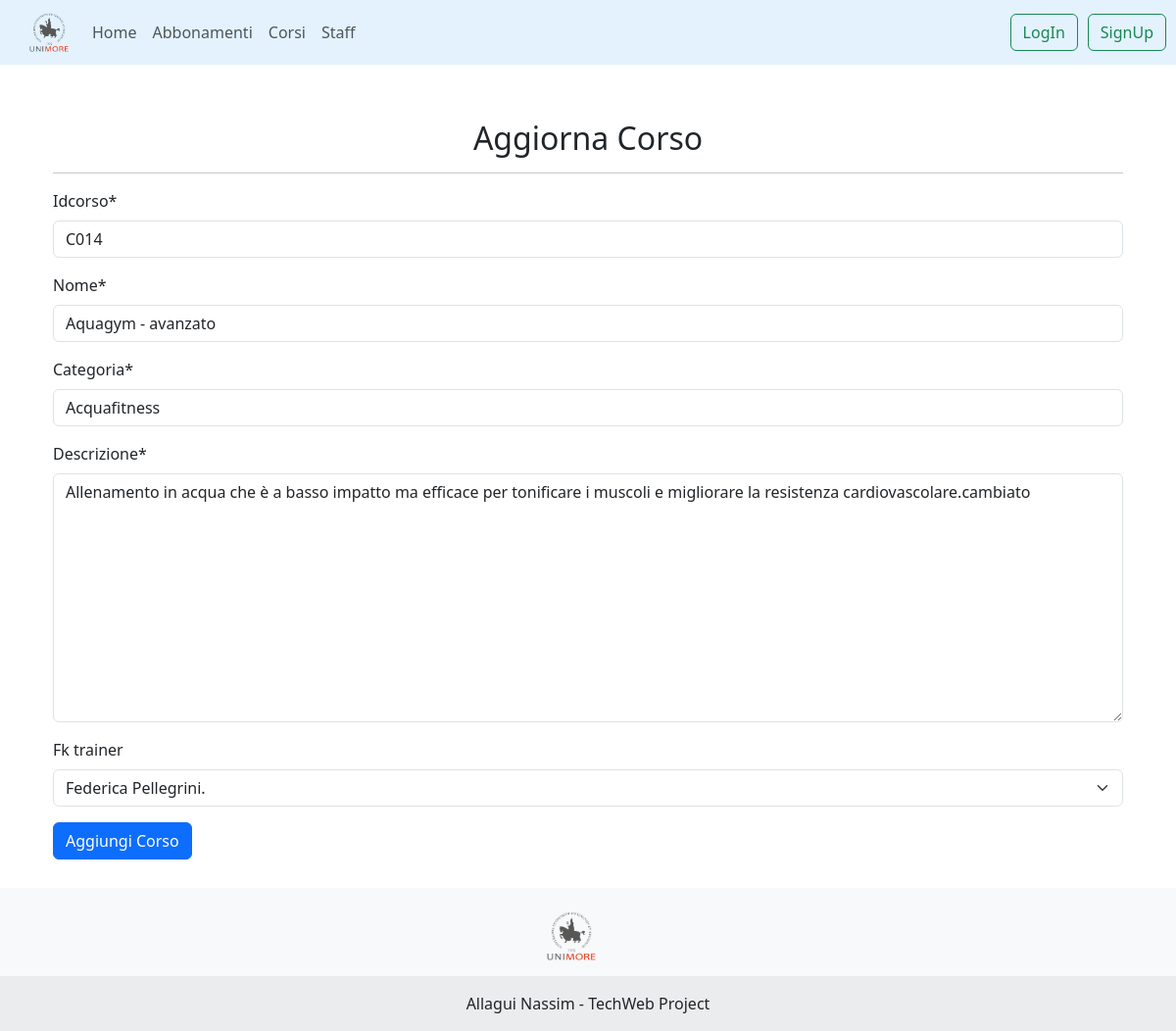
/unimoregym/corso/C014/aggiorna/, run on an earlier commit of the app's database.
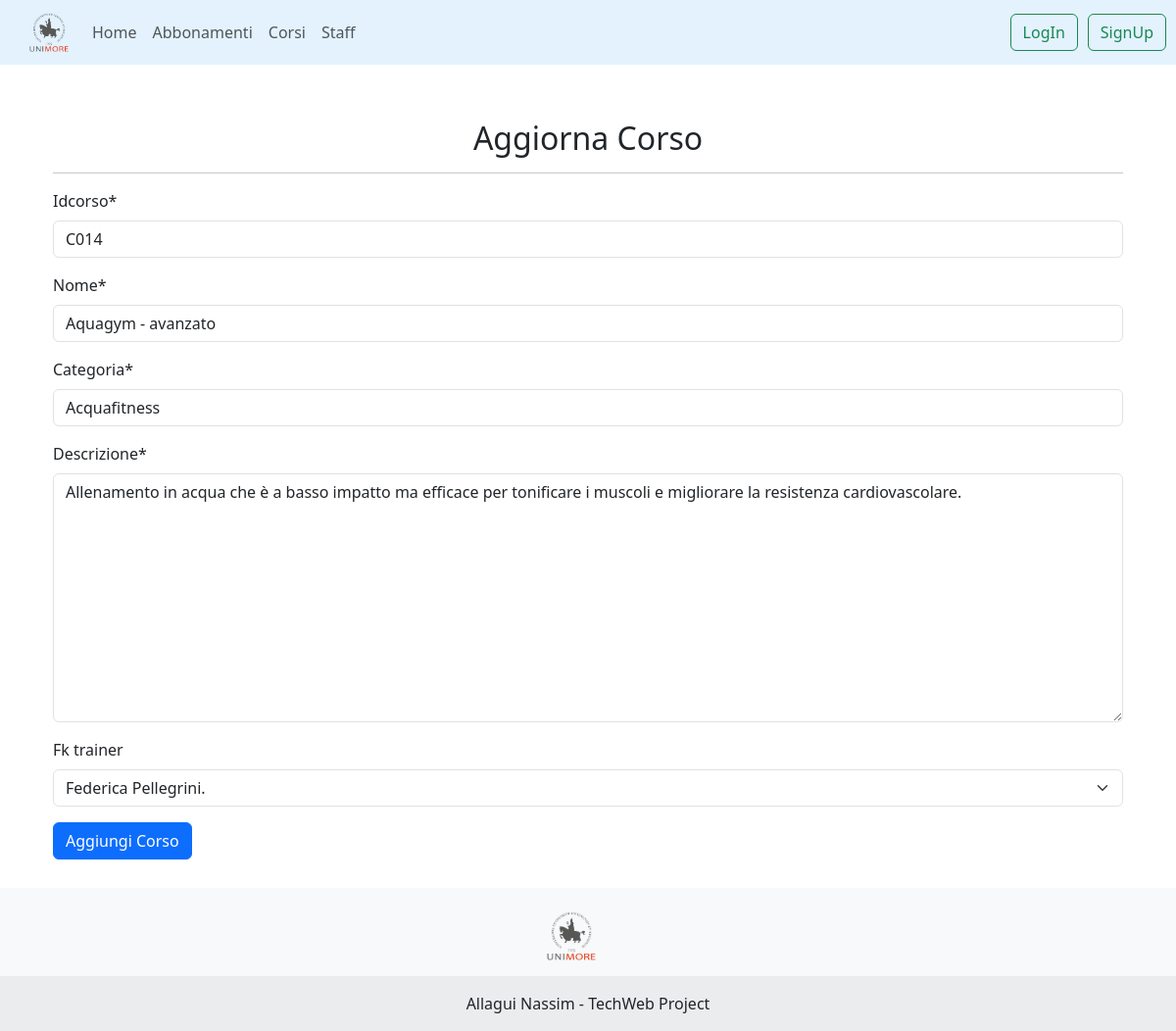
And on a later commit of the database.
### unimoregym/models.py (models this page shows, shortened)
class Corso(models.Model):
    idcorso = models.CharField(max_length=255, primary_key=True)
    nome = models.CharField(max_length=255)
    categoria = models.CharField(max_length=255, default="")
    descrizione = models.TextField()
    durata = models.IntegerField(default=60, help_text="Durata in minuti")
    fk_trainer = models.ForeignKey(Trainer, on_delete=models.CASCADE, null=True, blank=True)
    valutazione_media = models.FloatField(default=0)
    class Meta:
        verbose_name_plural = "Corsi"

class Trainer(models.Model):
    id = models.AutoField(primary_key=True)
    nome = models.CharField(max_length=255)
    cognome = models.CharField(max_length=255)
    descrizione = models.TextField()
    def __str__(self):
        out = self.nome + " " + self.cognome + ". "
        return out
    class Meta:
        verbose_name_plural = "Trainers"

### unimoregym/views.py (the view)
# urls.py: path('corso/<str:pk>/aggiorna/', CorsoUpdateView.as_view(), name='aggiorna_corso'),
class CorsoUpdateView(GroupRequiredMixin, UpdateView):
    group_required = ["Owner"]
    model = Corso
    form_class = CreateCorsoForm
    title = "Aggiorna Corso"
    template_name = 'gym/gestore_views/update_entry.html'
    success_url = reverse_lazy('unimoregym:ListaCorsi')

### unimoregym/forms.py
class CreateCorsoForm(forms.ModelForm):
    helper = FormHelper()
    helper.form_id = "addCorso_crispy_form"
    helper.form_method = "POST"
    helper.add_input(Submit("submit","Aggiungi Corso"))
    class Meta:
        model = Corso
        fields = ['idcorso','nome', 'categoria','descrizione','fk_trainer']

### unimoregym/templates/gym/gestore_views/update_entry.html (shortened to what this page needs)
{% extends 'base_page.html' %}
{% load crispy_forms_tags %}
{% load crispy_forms_filters %}
{% block content %}
<div class="container">
    <h2 style="text-align: center">{{ view.title }}</h2><hr>
    <form method="post">
        {% crispy form %}
    </form>
<br><hr>
</div>
{% endblock %}

What changed in the data, as far as the page shows it:
changed Corso "Acquafitness": descrizione "Allenamento in acqua che è a basso impatto ma efficace per tonificare i muscoli e migliorare la resistenza cardiovascolare.cambiato" → "Allenamento in acqua che è a basso impatto ma efficace per tonificare i muscoli e migliorare la resistenza cardiovascolare."
